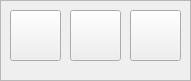
   <widget class="QFrame" name="frame_Bottom">
    <property name="geometry">
     <rect>
      <x>310</x>
      <y>410</y>
      <width>191</width>
      <height>81</height>
     </rect>
    </property>
    <property name="frameShape">
     <enum>QFrame::StyledPanel</enum>
    </property>
    <property name="frameShadow">
     <enum>QFrame::Raised</enum>
    </property>
    <widget class="QPushButton" name="schedule">
     <property name="geometry">
      <rect>
       <x>10</x>
       <y>10</y>
       <width>51</width>
       <height>51</height>
      </rect>
     </property>
     <property name="font">
      <font>
       <family>lato</family>
       <pointsize>10</pointsize>
      </font>
     </property>
     <property name="focusPolicy">
      <enum>Qt::NoFocus</enum>
     </property>
     <property name="text">
      <string/>
     </property>
     <property name="icon">
      <iconset>
       <normaloff>images/icons/overtime.png</normaloff>images/icons/overtime.png</iconset>
     </property>
     <property name="iconSize">
      <size>
       <width>32</width>
       <height>32</height>
      </size>
     </property>
     <property name="checkable">
      <bool>false</bool>
     </property>
     <property name="autoDefault">
      <bool>false</bool>
     </property>
    </widget>
    <widget class="QPushButton" name="buttonONOFF">
     <property name="geometry">
      <rect>
       <x>70</x>
       <y>10</y>
       <width>51</width>
       <height>51</height>
      </rect>
     </property>
     <property name="font">
      <font>
       <family>lato</family>
       <pointsize>10</pointsize>
      </font>
     </property>
     <property name="focusPolicy">
      <enum>Qt::NoFocus</enum>
     </property>
     <property name="text">
      <string/>
     </property>
     <property name="icon">
      <iconset>
       <normaloff>images/icons/baseline_power_settings_new_white_48dp.png</normaloff>images/icons/baseline_power_settings_new_white_48dp.png</iconset>
     </property>
     <property name="iconSize">
      <size>
       <width>32</width>
       <height>32</height>
      </size>
     </property>
     <property name="checkable">
      <bool>false</bool>
     </property>
    </widget>
    <widget class="QPushButton" name="settings">
     <property name="geometry">
      <rect>
       <x>130</x>
       <y>10</y>
       <width>51</width>
       <height>51</height>
      </rect>
     </property>
     <property name="font">
      <font>
       <family>lato</family>
       <pointsize>10</pointsize>
      </font>
     </property>
     <property name="focusPolicy">
      <enum>Qt::NoFocus</enum>
     </property>
     <property name="text">
      <string/>
     </property>
     <property name="icon">
      <iconset>
       <normaloff>images/icons/baseline_settings_white_48dp.png</normaloff>images/icons/baseline_settings_white_48dp.png</iconset>
     </property>
     <property name="iconSize">
      <size>
       <width>32</width>
       <height>32</height>
      </size>
     </property>
     <property name="checkable">
      <bool>false</bool>
     </property>
     <property name="autoDefault">
      <bool>false</bool>
     </property>
    </widget>
   </widget>
